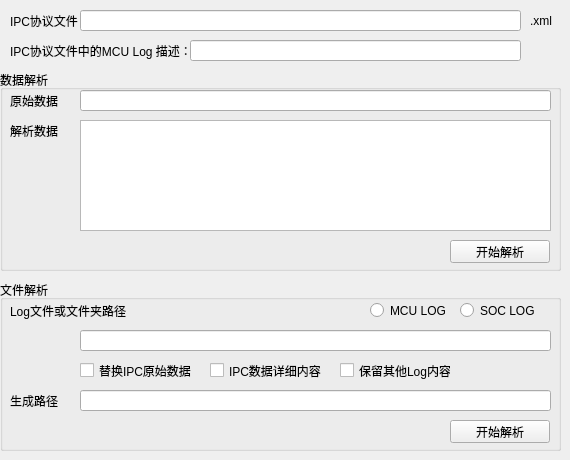
      <widget class="QWidget" name="tab_parse">
       <attribute name="title">
        <string>IPC解析</string>
       </attribute>
       <widget class="QGroupBox" name="groupBox">
        <property name="geometry">
         <rect>
          <x>0</x>
          <y>70</y>
          <width>561</width>
          <height>201</height>
         </rect>
        </property>
        <property name="title">
         <string>数据解析</string>
        </property>
        <widget class="QLabel" name="label">
         <property name="geometry">
          <rect>
           <x>10</x>
           <y>20</y>
           <width>61</width>
           <height>21</height>
          </rect>
         </property>
         <property name="text">
          <string>原始数据</string>
         </property>
        </widget>
        <widget class="QLabel" name="label_2">
         <property name="geometry">
          <rect>
           <x>10</x>
           <y>50</y>
           <width>54</width>
           <height>21</height>
          </rect>
         </property>
         <property name="text">
          <string>解析数据</string>
         </property>
        </widget>
        <widget class="QLineEdit" name="lineEditinputIPC">
         <property name="geometry">
          <rect>
           <x>80</x>
           <y>20</y>
           <width>471</width>
           <height>21</height>
          </rect>
         </property>
        </widget>
        <widget class="QTextEdit" name="textEditoutputIPC">
         <property name="geometry">
          <rect>
           <x>80</x>
           <y>50</y>
           <width>471</width>
           <height>111</height>
          </rect>
         </property>
        </widget>
        <widget class="QPushButton" name="button_ipcparse">
         <property name="geometry">
          <rect>
           <x>450</x>
           <y>170</y>
           <width>100</width>
           <height>23</height>
          </rect>
         </property>
         <property name="minimumSize">
          <size>
           <width>100</width>
           <height>0</height>
          </size>
         </property>
         <property name="maximumSize">
          <size>
           <width>100</width>
           <height>16777215</height>
          </size>
         </property>
         <property name="text">
          <string>开始解析</string>
         </property>
        </widget>
       </widget>
       <widget class="QLineEdit" name="lineEditinputIPC_doc">
        <property name="geometry">
         <rect>
          <x>80</x>
          <y>10</y>
          <width>441</width>
          <height>21</height>
         </rect>
        </property>
       </widget>
       <widget class="QLabel" name="label_15">
        <property name="geometry">
         <rect>
          <x>10</x>
          <y>10</y>
          <width>71</width>
          <height>21</height>
         </rect>
        </property>
        <property name="text">
         <string>IPC协议文件</string>
        </property>
       </widget>
       <widget class="QLabel" name="label_23">
        <property name="geometry">
         <rect>
          <x>530</x>
          <y>10</y>
          <width>31</width>
          <height>21</height>
         </rect>
        </property>
        <property name="text">
         <string>.xml</string>
        </property>
       </widget>
       <widget class="QGroupBox" name="groupBox_3">
        <property name="geometry">
         <rect>
          <x>0</x>
          <y>280</y>
          <width>561</width>
          <height>171</height>
         </rect>
        </property>
        <property name="title">
         <string>文件解析</string>
        </property>
        <widget class="QPushButton" name="button_ipcparse_2">
         <property name="geometry">
          <rect>
           <x>450</x>
           <y>140</y>
           <width>100</width>
           <height>23</height>
          </rect>
         </property>
         <property name="minimumSize">
          <size>
           <width>100</width>
           <height>0</height>
          </size>
         </property>
         <property name="maximumSize">
          <size>
           <width>100</width>
           <height>16777215</height>
          </size>
         </property>
         <property name="text">
          <string>开始解析</string>
         </property>
        </widget>
        <widget class="QLineEdit" name="lineEditinputIPC_file_src">
         <property name="geometry">
          <rect>
           <x>80</x>
           <y>50</y>
           <width>471</width>
           <height>21</height>
          </rect>
         </property>
        </widget>
        <widget class="QLineEdit" name="lineEditinputIPC_file_obj">
         <property name="geometry">
          <rect>
           <x>80</x>
           <y>110</y>
           <width>471</width>
           <height>21</height>
          </rect>
         </property>
         <property name="text">
          <string/>
         </property>
        </widget>
        <widget class="QLabel" name="label_25">
         <property name="geometry">
          <rect>
           <x>10</x>
           <y>110</y>
           <width>71</width>
           <height>21</height>
          </rect>
         </property>
         <property name="text">
          <string>生成路径</string>
         </property>
        </widget>
        <widget class="QCheckBox" name="checkBox_replace_IPC">
         <property name="geometry">
          <rect>
           <x>80</x>
           <y>80</y>
           <width>121</width>
           <height>21</height>
          </rect>
         </property>
         <property name="text">
          <string>替换IPC原始数据</string>
         </property>
        </widget>
        <widget class="QCheckBox" name="checkBox_Detail_IPC">
         <property name="geometry">
          <rect>
           <x>210</x>
           <y>80</y>
           <width>121</width>
           <height>21</height>
          </rect>
         </property>
         <property name="text">
          <string>IPC数据详细内容</string>
         </property>
        </widget>
        <widget class="QCheckBox" name="checkBox_Reserve_IPC">
         <property name="geometry">
          <rect>
           <x>340</x>
           <y>80</y>
           <width>111</width>
           <height>21</height>
          </rect>
         </property>
         <property name="text">
          <string>保留其他Log内容</string>
         </property>
        </widget>
        <widget class="QLabel" name="label_27">
         <property name="geometry">
          <rect>
           <x>10</x>
           <y>20</y>
           <width>151</width>
           <height>21</height>
          </rect>
         </property>
         <property name="text">
          <string>Log文件或文件夹路径</string>
         </property>
        </widget>
        <widget class="QRadioButton" name="radioButton_MCULOG">
         <property name="geometry">
          <rect>
           <x>370</x>
           <y>20</y>
           <width>89</width>
           <height>21</height>
          </rect>
         </property>
         <property name="text">
          <string>MCU LOG</string>
         </property>
        </widget>
        <widget class="QRadioButton" name="radioButton_SOCLOG">
         <property name="geometry">
          <rect>
           <x>460</x>
           <y>20</y>
           <width>89</width>
           <height>21</height>
          </rect>
         </property>
         <property name="text">
          <string>SOC LOG</string>
         </property>
        </widget>
       </widget>
       <widget class="QLabel" name="label_26">
        <property name="geometry">
         <rect>
          <x>10</x>
          <y>40</y>
          <width>181</width>
          <height>21</height>
         </rect>
        </property>
        <property name="text">
         <string>IPC协议文件中的MCU Log 描述：</string>
        </property>
       </widget>
       <widget class="QLineEdit" name="lineEditinputIPC_doc_2">
        <property name="geometry">
         <rect>
          <x>190</x>
          <y>40</y>
          <width>331</width>
          <height>21</height>
         </rect>
        </property>
       </widget>
      </widget>
